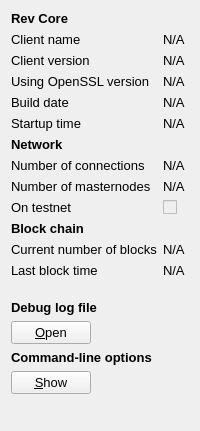
     <widget class="QWidget" name="tab_info">
      <attribute name="title">
       <string>&amp;Information</string>
      </attribute>
      <layout class="QFormLayout" name="formLayout">
       <item row="0" column="0">
        <widget class="QLabel" name="label_9">
         <property name="font">
          <font>
           <pointsize>10</pointsize>
           <weight>75</weight>
           <bold>true</bold>
          </font>
         </property>
         <property name="text">
          <string>Rev Core</string>
         </property>
        </widget>
       </item>
       <item row="1" column="0">
        <widget class="QLabel" name="label_5">
         <property name="font">
          <font>
           <pointsize>10</pointsize>
          </font>
         </property>
         <property name="text">
          <string>Client name</string>
         </property>
        </widget>
       </item>
       <item row="1" column="1">
        <widget class="QLabel" name="clientName">
         <property name="font">
          <font>
           <pointsize>10</pointsize>
          </font>
         </property>
         <property name="cursor">
          <cursorShape>IBeamCursor</cursorShape>
         </property>
         <property name="text">
          <string>N/A</string>
         </property>
         <property name="textFormat">
          <enum>Qt::PlainText</enum>
         </property>
         <property name="textInteractionFlags">
          <set>Qt::LinksAccessibleByMouse|Qt::TextSelectableByKeyboard|Qt::TextSelectableByMouse</set>
         </property>
        </widget>
       </item>
       <item row="2" column="0">
        <widget class="QLabel" name="label_6">
         <property name="font">
          <font>
           <pointsize>10</pointsize>
          </font>
         </property>
         <property name="text">
          <string>Client version</string>
         </property>
        </widget>
       </item>
       <item row="2" column="1">
        <widget class="QLabel" name="clientVersion">
         <property name="font">
          <font>
           <pointsize>10</pointsize>
          </font>
         </property>
         <property name="cursor">
          <cursorShape>IBeamCursor</cursorShape>
         </property>
         <property name="text">
          <string>N/A</string>
         </property>
         <property name="textFormat">
          <enum>Qt::PlainText</enum>
         </property>
         <property name="textInteractionFlags">
          <set>Qt::LinksAccessibleByMouse|Qt::TextSelectableByKeyboard|Qt::TextSelectableByMouse</set>
         </property>
        </widget>
       </item>
       <item row="3" column="0">
        <widget class="QLabel" name="label_14">
         <property name="font">
          <font>
           <pointsize>10</pointsize>
          </font>
         </property>
         <property name="text">
          <string>Using OpenSSL version</string>
         </property>
         <property name="indent">
          <number>0</number>
         </property>
        </widget>
       </item>
       <item row="3" column="1">
        <widget class="QLabel" name="openSSLVersion">
         <property name="font">
          <font>
           <pointsize>10</pointsize>
          </font>
         </property>
         <property name="cursor">
          <cursorShape>IBeamCursor</cursorShape>
         </property>
         <property name="text">
          <string>N/A</string>
         </property>
         <property name="textFormat">
          <enum>Qt::PlainText</enum>
         </property>
         <property name="textInteractionFlags">
          <set>Qt::LinksAccessibleByMouse|Qt::TextSelectableByKeyboard|Qt::TextSelectableByMouse</set>
         </property>
        </widget>
       </item>
       <item row="4" column="0">
        <widget class="QLabel" name="label_12">
         <property name="font">
          <font>
           <pointsize>10</pointsize>
          </font>
         </property>
         <property name="text">
          <string>Build date</string>
         </property>
        </widget>
       </item>
       <item row="4" column="1">
        <widget class="QLabel" name="buildDate">
         <property name="font">
          <font>
           <pointsize>10</pointsize>
          </font>
         </property>
         <property name="cursor">
          <cursorShape>IBeamCursor</cursorShape>
         </property>
         <property name="text">
          <string>N/A</string>
         </property>
         <property name="textFormat">
          <enum>Qt::PlainText</enum>
         </property>
         <property name="textInteractionFlags">
          <set>Qt::LinksAccessibleByMouse|Qt::TextSelectableByKeyboard|Qt::TextSelectableByMouse</set>
         </property>
        </widget>
       </item>
       <item row="5" column="0">
        <widget class="QLabel" name="label_13">
         <property name="font">
          <font>
           <pointsize>10</pointsize>
          </font>
         </property>
         <property name="text">
          <string>Startup time</string>
         </property>
        </widget>
       </item>
       <item row="5" column="1">
        <widget class="QLabel" name="startupTime">
         <property name="font">
          <font>
           <pointsize>10</pointsize>
          </font>
         </property>
         <property name="cursor">
          <cursorShape>IBeamCursor</cursorShape>
         </property>
         <property name="text">
          <string>N/A</string>
         </property>
         <property name="textFormat">
          <enum>Qt::PlainText</enum>
         </property>
         <property name="textInteractionFlags">
          <set>Qt::LinksAccessibleByMouse|Qt::TextSelectableByKeyboard|Qt::TextSelectableByMouse</set>
         </property>
        </widget>
       </item>
       <item row="6" column="0">
        <widget class="QLabel" name="label_11">
         <property name="font">
          <font>
           <pointsize>10</pointsize>
           <weight>75</weight>
           <bold>true</bold>
          </font>
         </property>
         <property name="text">
          <string>Network</string>
         </property>
        </widget>
       </item>
       <item row="7" column="0">
        <widget class="QLabel" name="label_7">
         <property name="font">
          <font>
           <pointsize>10</pointsize>
          </font>
         </property>
         <property name="text">
          <string>Number of connections</string>
         </property>
        </widget>
       </item>
       <item row="7" column="1">
        <widget class="QLabel" name="numberOfConnections">
         <property name="font">
          <font>
           <pointsize>10</pointsize>
          </font>
         </property>
         <property name="cursor">
          <cursorShape>IBeamCursor</cursorShape>
         </property>
         <property name="text">
          <string>N/A</string>
         </property>
         <property name="textFormat">
          <enum>Qt::PlainText</enum>
         </property>
         <property name="textInteractionFlags">
          <set>Qt::LinksAccessibleByMouse|Qt::TextSelectableByKeyboard|Qt::TextSelectableByMouse</set>
         </property>
        </widget>
       </item>
       <item row="8" column="0">
        <widget class="QLabel" name="label_15">
         <property name="font">
          <font>
           <pointsize>10</pointsize>
          </font>
         </property>
         <property name="text">
          <string>Number of masternodes</string>
         </property>
        </widget>
       </item>
       <item row="8" column="1">
        <widget class="QLabel" name="masternodeCount">
         <property name="font">
          <font>
           <pointsize>10</pointsize>
          </font>
         </property>
         <property name="cursor">
          <cursorShape>IBeamCursor</cursorShape>
         </property>
         <property name="text">
          <string>N/A</string>
         </property>
         <property name="textFormat">
          <enum>Qt::PlainText</enum>
         </property>
         <property name="textInteractionFlags">
          <set>Qt::LinksAccessibleByMouse|Qt::TextSelectableByKeyboard|Qt::TextSelectableByMouse</set>
         </property>
        </widget>
       </item>
       <item row="9" column="0">
        <widget class="QLabel" name="label_8">
         <property name="font">
          <font>
           <pointsize>10</pointsize>
          </font>
         </property>
         <property name="text">
          <string>On testnet</string>
         </property>
        </widget>
       </item>
       <item row="9" column="1">
        <widget class="QCheckBox" name="isTestNet">
         <property name="enabled">
          <bool>false</bool>
         </property>
         <property name="font">
          <font>
           <pointsize>10</pointsize>
          </font>
         </property>
         <property name="text">
          <string/>
         </property>
        </widget>
       </item>
       <item row="10" column="0">
        <widget class="QLabel" name="label_10">
         <property name="font">
          <font>
           <pointsize>10</pointsize>
           <weight>75</weight>
           <bold>true</bold>
          </font>
         </property>
         <property name="text">
          <string>Block chain</string>
         </property>
        </widget>
       </item>
       <item row="11" column="0">
        <widget class="QLabel" name="label_3">
         <property name="font">
          <font>
           <pointsize>10</pointsize>
          </font>
         </property>
         <property name="text">
          <string>Current number of blocks</string>
         </property>
        </widget>
       </item>
       <item row="11" column="1">
        <widget class="QLabel" name="numberOfBlocks">
         <property name="font">
          <font>
           <pointsize>10</pointsize>
          </font>
         </property>
         <property name="cursor">
          <cursorShape>IBeamCursor</cursorShape>
         </property>
         <property name="text">
          <string>N/A</string>
         </property>
         <property name="textFormat">
          <enum>Qt::PlainText</enum>
         </property>
         <property name="textInteractionFlags">
          <set>Qt::LinksAccessibleByMouse|Qt::TextSelectableByKeyboard|Qt::TextSelectableByMouse</set>
         </property>
        </widget>
       </item>
       <item row="12" column="0">
        <widget class="QLabel" name="label_2">
         <property name="font">
          <font>
           <pointsize>10</pointsize>
          </font>
         </property>
         <property name="text">
          <string>Last block time</string>
         </property>
        </widget>
       </item>
       <item row="12" column="1">
        <widget class="QLabel" name="lastBlockTime">
         <property name="font">
          <font>
           <pointsize>10</pointsize>
          </font>
         </property>
         <property name="cursor">
          <cursorShape>IBeamCursor</cursorShape>
         </property>
         <property name="text">
          <string>N/A</string>
         </property>
         <property name="textFormat">
          <enum>Qt::PlainText</enum>
         </property>
         <property name="textInteractionFlags">
          <set>Qt::LinksAccessibleByMouse|Qt::TextSelectableByKeyboard|Qt::TextSelectableByMouse</set>
         </property>
        </widget>
       </item>
       <item row="13" column="0">
        <spacer name="verticalSpacer_2">
         <property name="orientation">
          <enum>Qt::Vertical</enum>
         </property>
         <property name="sizeHint" stdset="0">
          <size>
           <width>20</width>
           <height>10</height>
          </size>
         </property>
        </spacer>
       </item>
       <item row="14" column="0">
        <widget class="QLabel" name="labelDebugLogfile">
         <property name="font">
          <font>
           <pointsize>10</pointsize>
           <weight>75</weight>
           <bold>true</bold>
          </font>
         </property>
         <property name="text">
          <string>Debug log file</string>
         </property>
        </widget>
       </item>
       <item row="15" column="0">
        <widget class="QPushButton" name="openDebugLogfileButton">
         <property name="font">
          <font>
           <pointsize>10</pointsize>
          </font>
         </property>
         <property name="toolTip">
          <string>Open the Rev debug log file from the current data directory. This can take a few seconds for large log files.</string>
         </property>
         <property name="text">
          <string>&amp;Open</string>
         </property>
         <property name="autoDefault">
          <bool>false</bool>
         </property>
        </widget>
       </item>
       <item row="16" column="0">
        <widget class="QLabel" name="labelCLOptions">
         <property name="font">
          <font>
           <pointsize>10</pointsize>
           <weight>75</weight>
           <bold>true</bold>
          </font>
         </property>
         <property name="text">
          <string>Command-line options</string>
         </property>
        </widget>
       </item>
       <item row="17" column="0">
        <widget class="QPushButton" name="showCLOptionsButton">
         <property name="font">
          <font>
           <pointsize>10</pointsize>
          </font>
         </property>
         <property name="toolTip">
          <string>Show the Rev-Qt help message to get a list with possible Rev command-line options.</string>
         </property>
         <property name="text">
          <string>&amp;Show</string>
         </property>
         <property name="autoDefault">
          <bool>false</bool>
         </property>
        </widget>
       </item>
       <item row="18" column="0">
        <spacer name="verticalSpacer">
         <property name="orientation">
          <enum>Qt::Vertical</enum>
         </property>
         <property name="sizeHint" stdset="0">
          <size>
           <width>20</width>
           <height>20</height>
          </size>
         </property>
        </spacer>
       </item>
      </layout>
     </widget>
